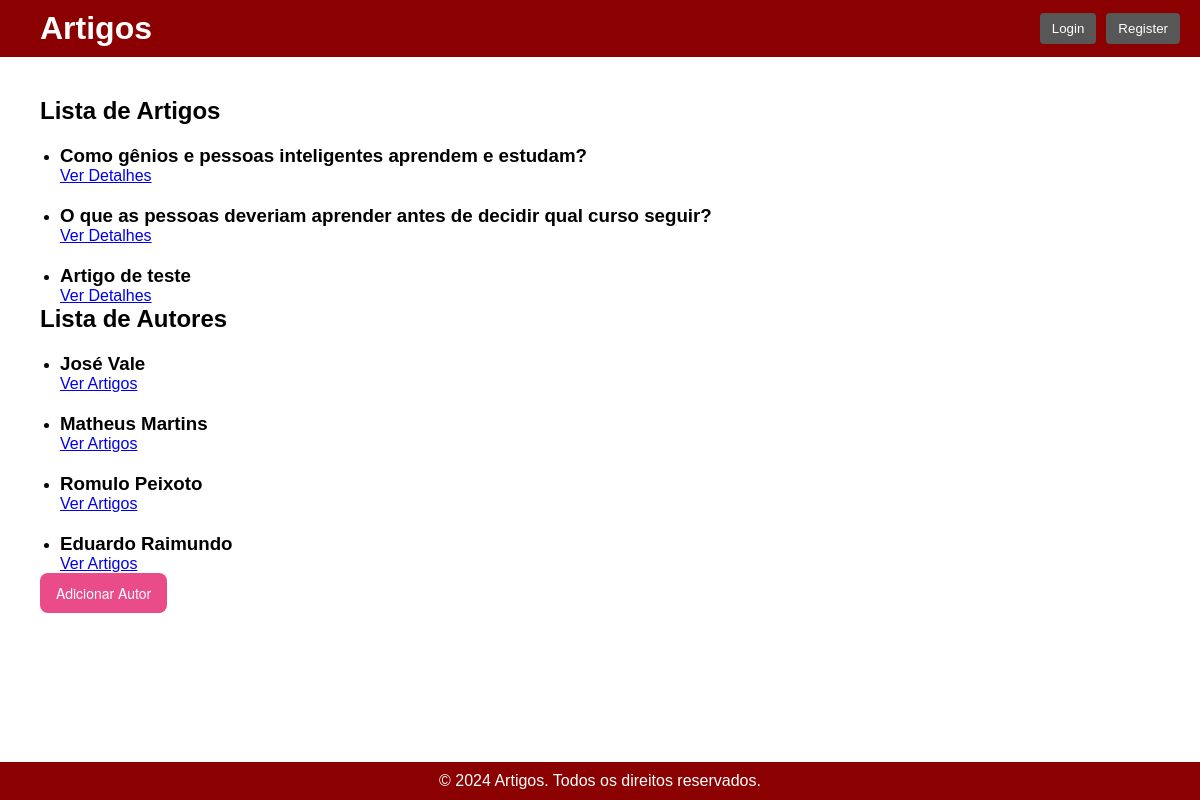
The app's page /articles/ with its own data.
### articles/models.py (models this page shows, shortened)
class Article(models.Model):
    author = models.ForeignKey(Author, on_delete=models.CASCADE)
    title = models.CharField(max_length=200)
    content = models.TextField()
    created_at = models.DateTimeField()
    updated_at = models.DateTimeField()
    rating = models.FloatField(default=0)

class Author(models.Model):
    name = models.CharField(max_length=100)
    bio = models.TextField()

### articles/views.py (the view)
# urls.py: path('', views.main_view, name='mainarticles_url'),
def main_view(request):
    articles = Article.objects.all()
    authors = Author.objects.all()
    context = {
        'articles': articles,
        'authors': authors
        }
    return render(request, 'articles/mainarticles.html', context)

### articles/templates/articles/mainarticles.html (shortened to what this page needs)
{% extends 'articles/layout.html' %}
{% block content %}
<div>
    <h2>Lista de Artigos</h2>
    <ul>
        {% for article in articles %}
        <li>
            <h3>{{ article.title }}</h3>
            <a href="{% url 'articles:article_url' article.id %}">Ver Detalhes</a>
        </li>
        {% endfor %}
    </ul>
    <h2>Lista de Autores</h2>
    <ul>
        {% for author in authors %}
        <li>
            <h3>{{ author.name }}</h3>
            <a href="{% url 'articles:author_url' author.id %}">Ver Artigos</a>
        </li>
        {% endfor %}
    </ul>
    <a href="{% url 'articles:novo_autor_url' %}"><button class="button-1" role="button">Adicionar Autor</button></a>
</div>
{% endblock %}

### articles/static/articles/styles.css (style rules this page uses)
* { margin: 0; padding: 0; box-sizing: border-box; }
body, html { font-family: 'Montserrat', sans-serif; height: 100%; }
.button-1 { background-color: #EA4C89; border-radius: 8px; border-style: none; box-sizing: border-box; color: #FFFFFF; cursor: pointer; display: inline-block; font-family: "Haas Grot Text R Web", "Helvetica Neue", Helvetica, Arial, sans-serif; font-size: 14px; font-weight: 500; height: 40px; line-height: 20px; list-style: none; margin: 0; outline: none; padding: 10px 16px; position: relative; text-align: center; text-decoration: none; transition: color 100ms; vertical-align: baseline; user-select: none; -webkit-user-select: none; touch-action: manipulation; }
ul { list-style-type: disc; margin-left: 20px; }
h3 { margin-top: 20px; }

### records on screen
Article: title "Como gênios e pessoas inteligentes aprendem e estudam?"
Article: title "O que as pessoas deveriam aprender antes de decidir qual curso seguir?"
Article: title "Artigo de teste"
Author: name "José Vale"
Author: name "Matheus Martins"
Author: name "Romulo Peixoto"
Author: name "Eduardo Raimundo"
